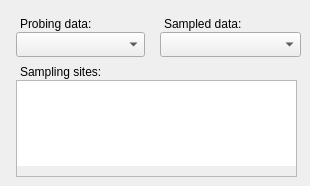
            <widget class="QWidget" name="pagePanel">
             <widget class="QLabel" name="label_20">
              <property name="geometry">
               <rect>
                <x>20</x>
                <y>64</y>
                <width>117</width>
                <height>16</height>
               </rect>
              </property>
              <property name="text">
               <string>Sampling sites:</string>
              </property>
             </widget>
             <widget class="QComboBox" name="panelDisplaySource1">
              <property name="geometry">
               <rect>
                <x>16</x>
                <y>32</y>
                <width>129</width>
                <height>25</height>
               </rect>
              </property>
             </widget>
             <widget class="QLabel" name="label_21">
              <property name="geometry">
               <rect>
                <x>20</x>
                <y>16</y>
                <width>113</width>
                <height>16</height>
               </rect>
              </property>
              <property name="text">
               <string>Probing data:</string>
              </property>
             </widget>
             <widget class="QComboBox" name="panelDisplaySource2">
              <property name="geometry">
               <rect>
                <x>160</x>
                <y>32</y>
                <width>141</width>
                <height>25</height>
               </rect>
              </property>
             </widget>
             <widget class="QLabel" name="label_34">
              <property name="geometry">
               <rect>
                <x>164</x>
                <y>16</y>
                <width>113</width>
                <height>16</height>
               </rect>
              </property>
              <property name="text">
               <string>Sampled data:</string>
              </property>
             </widget>
             <widget class="QListWidget" name="panelDisplayListWidget">
              <property name="geometry">
               <rect>
                <x>16</x>
                <y>80</y>
                <width>281</width>
                <height>97</height>
               </rect>
              </property>
              <property name="sizePolicy">
               <sizepolicy hsizetype="Expanding" vsizetype="Expanding">
                <horstretch>0</horstretch>
                <verstretch>0</verstretch>
               </sizepolicy>
              </property>
              <property name="styleSheet">
               <string notr="true">padding-bottom:10px</string>
              </property>
             </widget>
            </widget>
